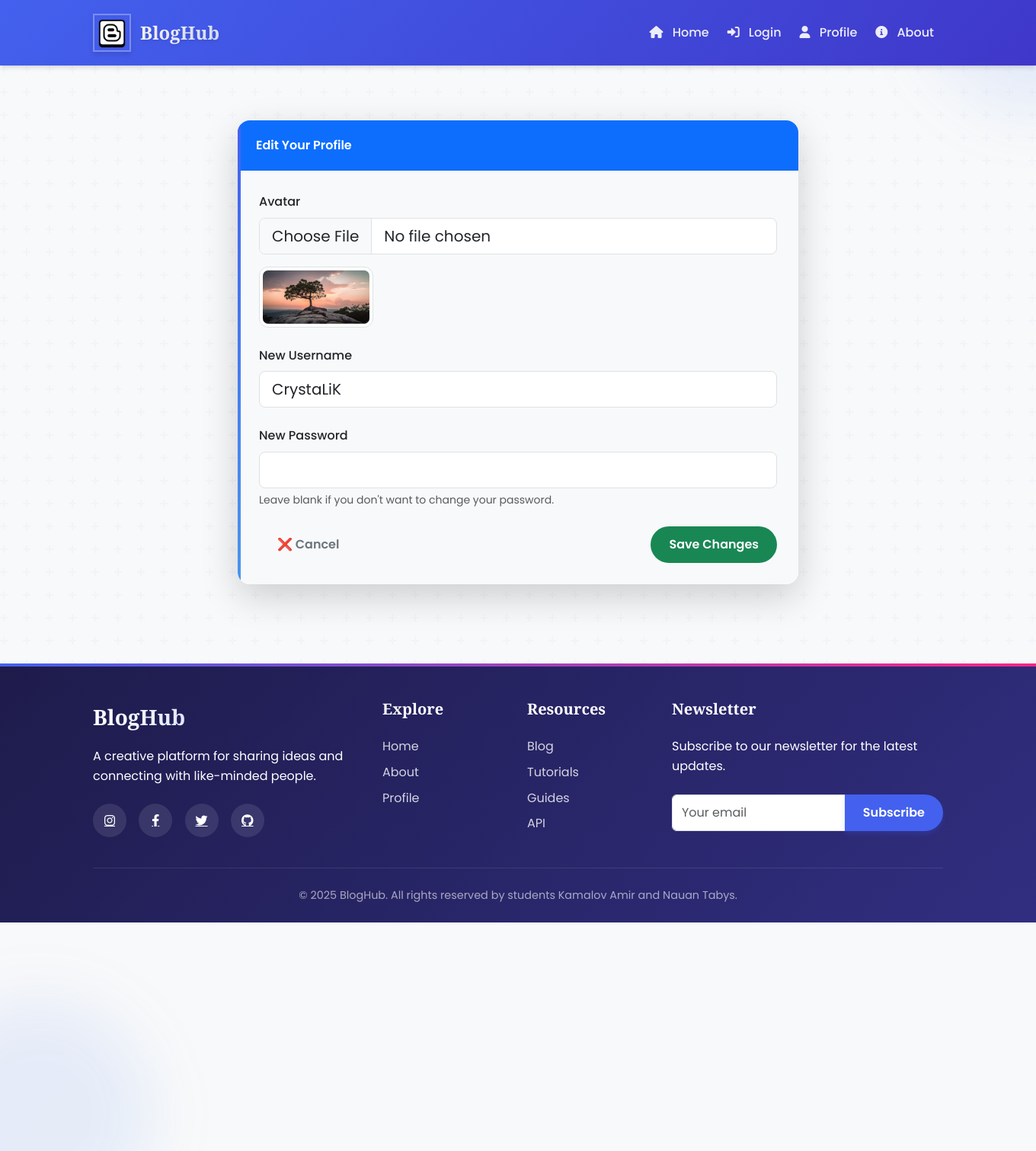
Screenshot of /edit_profile (signed in) with the database file from the repository.
### app.py (models this page shows)
class User(db.Model):
    id = db.Column(db.Integer, primary_key=True)
    public_id = db.Column(db.String(50), unique=True)
    username = db.Column(db.String(50), unique=True, nullable=False)
    email = db.Column(db.String(120), unique=True, nullable=False)
    password = db.Column(db.String(200), nullable=False)
    is_admin = db.Column(db.Boolean, default=False)
    created_at = db.Column(db.DateTime, default=datetime.utcnow)
    posts = db.relationship('Post', backref='author', lazy=True)
    comments = db.relationship('Comment', backref='author', lazy=True)
    avatar = db.Column(db.String(200), default='default.png')

### app.py (the view, shortened to what this page needs)
@app.route('/edit_profile', methods=['GET', 'POST'])
@jwt_required()
def edit_profile():
    user_id = get_jwt_identity()
    user = User.query.filter_by(public_id=user_id).first()
    return render_template('edit_profile.html', user=user)

### templates/edit_profile.html (shortened to what this page needs)
{% extends "main.html" %}
{% block content %}
<div class="container my-5">
  <div class="row justify-content-center">
    <div class="col-lg-8">
      <div class="card shadow-lg border-0 rounded-4">
        <div class="card-header bg-primary text-white fw-semibold">
          Edit Your Profile
        </div>
        <div class="card-body bg-light">
          <form method="POST" enctype="multipart/form-data">
            <div class="mb-4">
              <label for="avatar" class="form-label fw-medium">Avatar</label>
              <input
                type="file"
                class="form-control form-control-lg rounded-3"
                id="avatar"
                name="avatar"
              >
              {% if user.avatar %}
                <img
                  src="{{ url_for('static', filename='uploads/avatars/' + user.avatar) }}"
                  alt="Avatar"
                  class="img-thumbnail mt-3"
                  style="max-width: 150px; border-radius: 12px;"
                >
              {% endif %}
            </div>
            <div class="mb-4">
              <label for="username" class="form-label fw-medium">New Username</label>
              <input
                type="text"
                class="form-control form-control-lg rounded-3"
                id="username"
                name="username"
                value="{{ user.username }}"
                required
              >
            </div>
            <div class="mb-4">
              <label for="new_password" class="form-label fw-medium">New Password</label>
              <input
                type="password"
                class="form-control form-control-lg rounded-3"
                id="new_password"
                name="new_password"
              >
              <div class="form-text text-muted">Leave blank if you don't want to change your password.</div>
            </div>
            <div class="d-flex justify-content-between">
              <a href="{{ url_for('profile') }}" class="btn btn-outline-secondary rounded-pill">❌ Cancel</a>
              <button type="submit" class="btn btn-success rounded-pill px-4">Save Changes</button>
            </div>
          </form>
        </div>
      </div>
    </div>
  </div>
</div>
{% endblock %}

### static/styles_main.css (style rules this page uses)
:root { --primary-color: #4361ee; --primary-light: #e0e7ff; --secondary-color: #3f37c9; --accent-color: #4895ef; --danger-color: #f72585; --success-color: #4cc9f0; --light-bg: #f8f9fa; --dark-text: #1e1b4b; --light-text: #64748b; --border-radius: 16px; --box-shadow-sm: 0 4px 6px -1px rgba(0, 0, 0, 0.1), 0 2px 4px -1px rgba(0, 0, 0, 0.06); --box-shadow-md: 0 10px 15px -3px rgba(0, 0, 0, 0.1), 0 4px 6px -2px rgba(0, 0, 0, 0.05); --transition: all 0.3s cubic-bezier(0.25, 0.8, 0.25, 1); }
body { font-family: 'Poppins', sans-serif; background-color: var(--light-bg); color: var(--dark-text); display: flex; flex-direction: column; min-height: 100vh; line-height: 1.6; }
.card { border: none; border-radius: var(--border-radius); box-shadow: var(--box-shadow-sm); transition: var(--transition); overflow: hidden; margin-bottom: 2rem; background: white; position: relative; }
.card::before { content: ''; position: absolute; top: 0; left: 0; width: 4px; height: 100%; background: linear-gradient(to bottom, var(--primary-color), var(--accent-color)); }
.card-header { background-color: var(--primary-light); border-bottom: 1px solid rgba(0,0,0,0.05); font-weight: 600; padding: 1.25rem 1.5rem; color: var(--primary-color); }
.card-body { padding: 1.75rem; }
.btn { border-radius: 50px; font-weight: 600; padding: 0.75rem 1.5rem; transition: var(--transition); border: none; }

### rows the page displays
User: avatar (picture), username "CrystaLiK"
